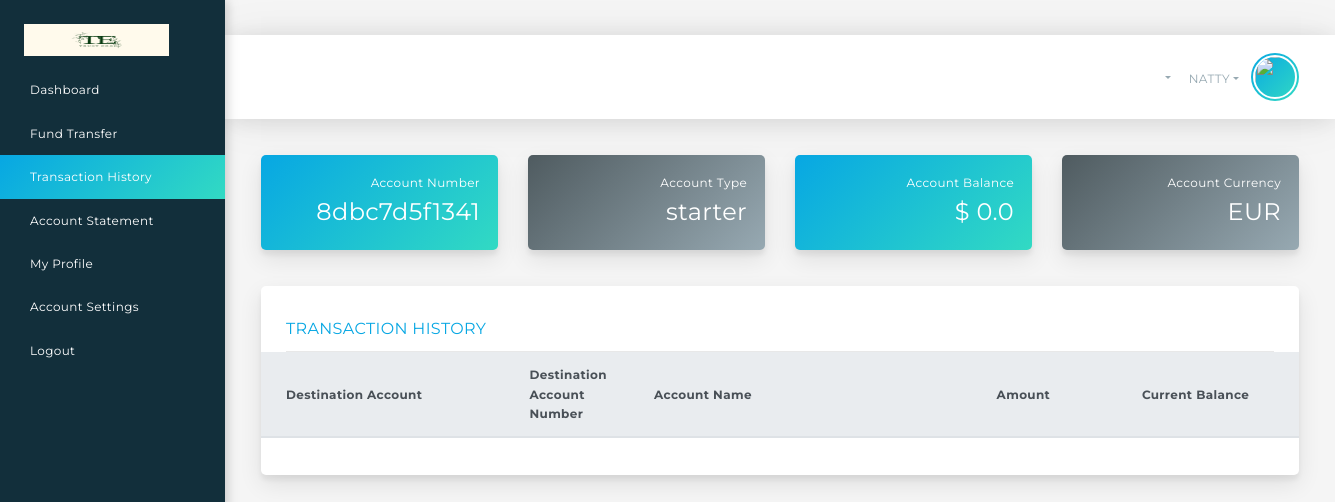
/transactionhistory/ (signed in), run on the app's committed database.
### nattyapp/models.py (models this page shows, shortened)
class Client(models.Model):
	TYPE=(
		('starter', 'starter'),
		('savings', 'savings'),
		('standard', 'standard'),
		('premium', 'premium'),
		('current', 'current'),
		)
	CURRENCY= (
	    ('USD', 'USD'),
	    ('EUR', 'EUR'),
	    ('CAD', 'CAD'),
	    ('GBP', 'GBP'),
	    )
	user= models.OneToOneField(User, null=True, on_delete=models.CASCADE)
	first_name= models.CharField(max_length=200, null=True)
	last_name= models.CharField(max_length=200, null=True)
	home_address= models.CharField(default="Update your account", max_length=200, null=True)
	phone= models.CharField(default="Update your account", max_length=200, null=True)
	email= models.CharField(max_length=200, null=True)
	account_number= models.CharField(max_length=12, blank=True)
	account_type= models.CharField(max_length= 200, null=True, choices=TYPE, default='starter')
	account_currency= models.CharField(max_length=200, null=True, blank=True, choices=CURRENCY, default='EUR')
	account_status= models.BooleanField(default=True, null=True, blank=True)
	transfer_pin= models.CharField(max_length= 4, null=True, blank=True)
	deposit= models.FloatField(default=0, null=True, blank=True)
	uncleared_balance= models.FloatField(default=0, null=True)
	total_loan= models.FloatField(default=0, null=True)
	profile_pic= models.ImageField(null=True, blank=True)
	active_transfer= models.BooleanField(default=True)
	date_created= models.DateTimeField(auto_now_add=True, null=True)
	@property
	def profile_picUrl(self):
		try:
			url= self.profile_pic.url
		except:
			url=''
		return url

### nattyapp/views.py (the view)
# urls.py: path('transactionhistory/', views.transactionhistory, name='transactionhistory'),
def transactionhistory(request):
	client= request.user.client
	clientAccountNumber= client.account_number
	clientAccountType= client.account_type
	clientAccountCurrency= client.account_currency
	clientBalance= float(client.deposit) + float(client.uncleared_balance)
	transactions= Foreign_transaction.objects.filter(client=client)
	context={'clientAccountNumber':clientAccountNumber, 'clientAccountType':clientAccountType, 'clientBalance':clientBalance,
	'clientAccountCurrency':clientAccountCurrency, 'transactions':transactions}
	return render(request, 'nattyapp/clienttransactionhistorypage.html', context)

### nattyapp/templates/nattyapp/clienttransactionhistorypage.html (shortened to what this page needs)
<!DOCTYPE html>
{% load static %}
<html lang="en">
<head>
	<link rel="stylesheet" href="{5 static 'bankprojfiles/dashboards/batch-icons.css' %}">
	<link rel="stylesheet" href="{% static 'bankprojfiles/dashboards/bootstrap.min.css' %}">
	<link rel="stylesheet" href="{% static 'bankprojfiles/dashboards/mdb.min.css' %}">
	<link rel="stylesheet" href="{% static 'bankprojfiles/dashboards/jquery.mCustomScrollbar.min.css' %}">
	<link rel="stylesheet" href="{% static 'bankprojfiles/dashboards/hamburgers.css' %}">
	<link rel="stylesheet" href="{% static 'bankprojfiles/dashboards/font-awesome.min.css' %}">
	<link rel="stylesheet" href="{% static 'bankprojfiles/dashboards/jqvmap.min.css' %}">
	<link rel="stylesheet" href="{% static 'bankprojfiles/dashboards/quillpro.css' %}">
</head>
<body>
	<div class="container-fluid">
		<div class="row">
			<nav id="sidebar" class="px-0 bg-dark bg-gradient sidebar">
				<ul class="nav nav-pills flex-column">
					<li class="logo-nav-item">
						<a class="navbar-brand" href="#">
							<img src="{% static 'img/logo.png' %}" width="145" height="32.3" alt="QuillPro">
						</a>
					</li>
					<li class="nav-item">
						<a class="nav-link" href="{% url 'dashboard' %}">
							Dashboard
						</a>
					</li>
					<li class="nav-item">
						<a class="nav-link" href="{% url 'fundtransfer' %}">
							Fund Transfer
						</a>
					<li class="nav-item">
						<a class="nav-link  active" href="{% url 'transactionhistory' %}">
							Transaction History <span class="sr-only">(current)</span>
						</a>
					</li>
					<li class="nav-item">
						<a class="nav-link" href="{% url 'transactionhistory' %}">
							Account Statement
						</a>
					</li>
						<li class="nav-item">
						<a class="nav-link" href="{% url 'account_settings' %}">
							My Profile
						</a>
					</li>
						<li class="nav-item">
						<a class="nav-link" href="{% url 'account_settings' %}">
							Account Settings
						</a>
					</li>
						<li class="nav-item">
						<a class="nav-link" href="{% url 'logout' %}">
							Logout
						</a>
					</li>
				</ul>
			</nav>
            <div class="right-column">
    <div>
    <iframe src="//www.exchangerates.org.uk/widget/ER-LRTICKER.php?w=1100&amp;s=1&amp;mc=GBP&amp;mbg=F0F0F0&amp;bs=yes&amp;bc=000044&amp;f=verdana&amp;fs=10px&amp;fc=000044&amp;lc=000044&amp;lhc=FE9A00&amp;vc=FE9A00&amp;vcu=008000&amp;vcd=FF0000&amp;" width="1100" height="30" frameborder="0" scrolling="no" marginwidth="0" marginheight="0"></iframe>
</div>
    				<nav class="navbar navbar-expand-lg navbar-light bg-white">
					<div class="collapse navbar-collapse" id="navbar-header-content">
						<ul class="navbar-nav navbar-notifications float-right">
							<li class="nav-item dropdown">
								<a class="nav-link dropdown-toggle" id="navbar-notification-search" data-toggle="dropdown" data-flip="false" aria-haspopup="true" aria-expanded="false">
								</a>
							</li>
						<ul class="navbar-nav ml-5 navbar-profile">
							<li class="nav-item dropdown">
								<a class="nav-link dropdown-toggle" id="navbar-dropdown-navbar-profile" data-toggle="dropdown" data-flip="false" aria-haspopup="true" aria-expanded="false">
									<div class="profile-name">
										{{ request.user.username }}									</div>
									<div class="profile-picture bg-gradient bg-primary has-message float-right">
                                        <img src="{{request.user.client.profile_picUrl}}" width="44" height="44">
									</div>
								</a>
							</li>
						</ul>
					</div>
				</nav>
				<main class="main-content p-5" role="main">
				<div class="row">
						<div class="col-md-6 col-lg-6 col-xl-3 mb-5">
							<div class="card card-tile card-xs bg-primary bg-gradient text-center">
								<div class="card-body p-4">
									<div class="tile-right">
									<div class="tile-description">Account Number</div>
										<div class="tile-number">{{clientAccountNumber}}</div>
									</div>
								</div>
							</div>
						</div>
						<div class="col-md-6 col-lg-6 col-xl-3 mb-5">
							<div class="card card-tile card-xs bg-secondary bg-gradient text-center">
								<div class="card-body p-4">
									<div class="tile-right">
									<div class="tile-description">Account Type</div>
										<div class="tile-number">{{clientAccountType}}</div>
									</div>
								</div>
							</div>
						</div>
						<div class="col-md-6 col-lg-6 col-xl-3 mb-5">
							<div class="card card-tile card-xs bg-primary bg-gradient text-center">
								<div class="card-body p-4">
									<div class="tile-right">
									<div class="tile-description">Account Balance</div>
										<div class="tile-number">
										$ {{clientBalance}}												</div>
									</div>
								</div>
							</div>
						</div>
						<div class="col-md-6 col-lg-6 col-xl-3 mb-5">
							<div class="card card-tile card-xs bg-secondary bg-gradient text-center">
								<div class="card-body p-4">
									<div class="tile-right">
									<div class="tile-description">Account Currency</div>
										<div class="tile-number"> {{clientAccountCurrency}}</div>
									</div>
								</div>
							</div>
						</div>
			  </div>
					<div class="row">
			        <div class="col-md-12 mb-5">
			          <div class="card">
			            <div class="card-header">
			              Transaction History			              </div>
			            <div class="card-table table-responsive">
			              <table class="table table-hover align-middle">
			                <thead class="thead-light">
			                  <tr>
			                    <th width="25%">Destination Account</th>
					              <th width="12%">Destination Account Number</th>
					              <th width="33%">Account Name</th>
					              <th width="14%">Amount</th>
					              <th width="16%">Current Balance</th>
				              </tr>
		                    </thead>
		                  </table>
		                </div>
		              </div>
		          </div>
		        </div>
		  </div>
	  </div>
</div>
</body>
</html>

### data on the page
Client: account_number "8dbc7d5f1341", account_type "starter", account_currency "EUR"

### other printed values
{{ request.user.username }} "NATTY"
{{ clientBalance }} "0.0"
